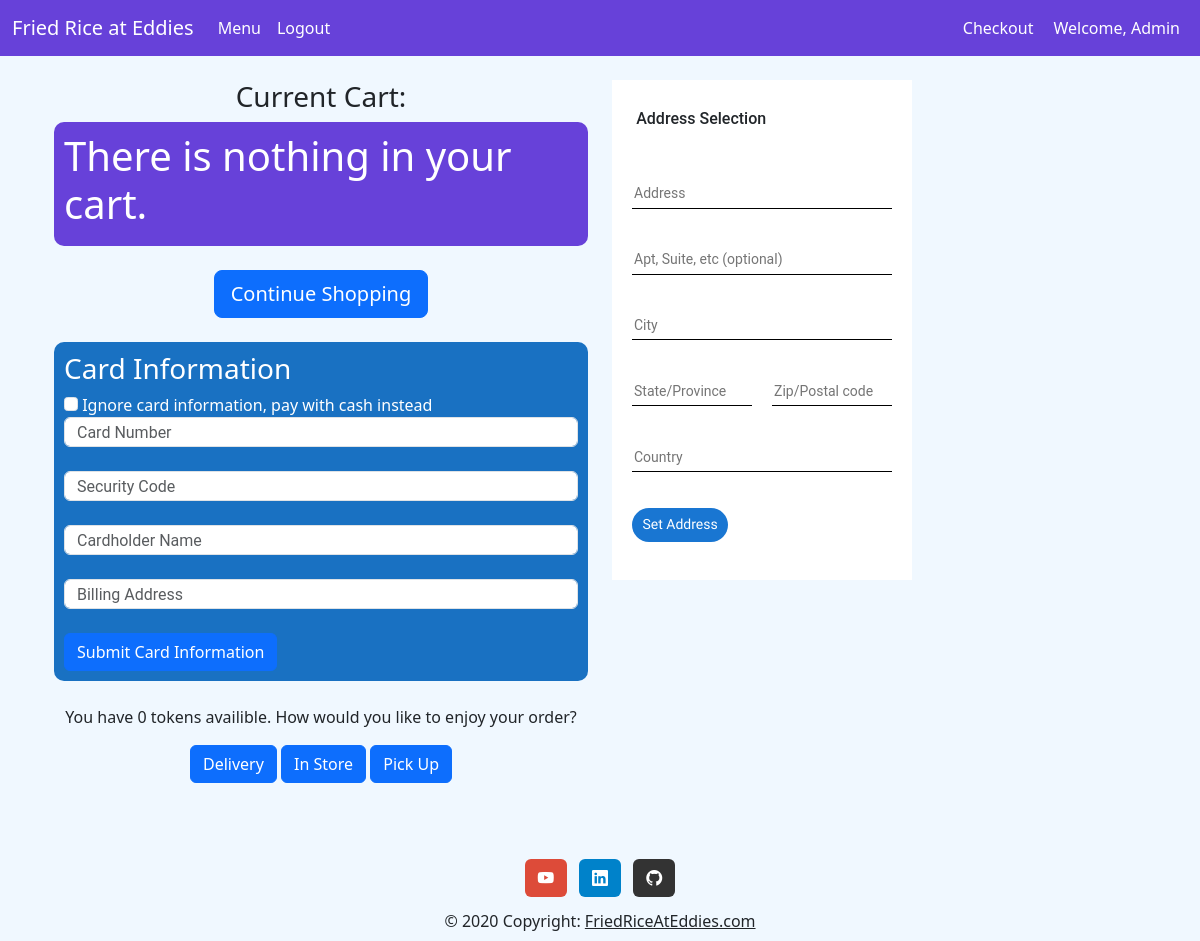
Screenshot of /checkout/ (signed in) with the database file from the repository.
### main/models.py (models this page shows, shortened)
class Way_Recieved(models.Model):
    id = models.AutoField(primary_key=True)
    type = models.CharField(max_length=20)

### checkout/views.py (the view)
# urls.py: path('', views.view_cart, name='checkout'),
def view_cart(request):
    try:
        cart_items = CartItem.objects.filter(user=Member.objects.get(user=request.user))
        member = Member.objects.get(user=request.user)
        tokens = member.tokens
    except:
        cart_items = CartItem.objects.filter(user=None)
        tokens = 0
    request.session['num_items_in_cart'] = len(cart_items)
    total_price = sum(item.item.price * item.quantity for item in cart_items)
    way_recieveds = Way_Recieved.objects.all
    return render(request, 'checkout/checkout.html', {'cart_items': cart_items, 'total_price': total_price,
                                                      'tax': "%.2f" % round((float(total_price) * 0.0697), 2),
                                                      'final_price': "%.2f" % round((float(total_price) + float(total_price) * 0.0697), 2),
                                                      'way_recieveds': way_recieveds, 'tokens': tokens})

### checkout/templates/checkout/checkout.html (shortened to what this page needs)
{% extends 'base.html' %} {% load static %}
  {% block content %}
  <body>
    <br />
    <div class="container">
      <div class="row">
        <div class="col-lg-6">
          <h3 class="text-center">Current Cart:</h3>
          <div class="checkout-section" style="background-color: #6741d9">
            {% if cart_items %} {% for i in cart_items %} {% if i.item %}
            <p>
              {{i.item.name}} (x{{i.quantity}}) Item Cost: ${{i.item.price}}
              <a
                href="{% url 'remove_from_cart' i.item.id %}"
                style="color: white; transition: color 0.3s"
                onmouseover="this.style.color='blue';"
                onmouseout="this.style.color='white';"
              >
                Remove
              </a>
            </p>
            {% endif %} {% endfor %}
            <p>Total: ${{total_price}}</p>
            <p>Tax: ${{tax}}</p>
            <p><b>Final Price: ${{final_price}}</b></p>
            {% else %}
            <h1>There is nothing in your cart.</h1>
            {% endif %}
          </div>
          <br />
          <div class="text-center">
            <a
              class="btn btn-primary btn-lg"
              href="{% url 'menu' %}"
              role="button"
            >
              Continue Shopping
            </a>
          </div>
          <br />
          <div
            class="card-section"
            style="
              border-radius: 10px;
              padding: 10px;
              background-color: #1971c2;
              color: white;
            "
          >
            <h3>Card Information</h3>
            <input
              class="form-check-input"
              type="checkbox"
              value=""
              id="cashCheckbox"
            />
            <label class="form-check-label" for="cashCheckbox">
              Ignore card information, pay with cash instead
            </label>
            <input class="form-control" type="text" placeholder="Card Number" />
            <br />
            <input
              class="form-control"
              type="text"
              placeholder="Security Code"
            />
            <br />
            <input
              class="form-control"
              type="text"
              placeholder="Cardholder Name"
            />
            <br />
            <input
              class="form-control"
              type="text"
              placeholder="Billing Address"
            />
            <br />
            <button type="button" class="btn btn-primary">
              Submit Card Information
            </button>
          </div>
          <br />
          <div class="text-center">
            <p>
              You have {{tokens}} tokens availible. How would you like to enjoy
              your order?
            </p>
            {% if way_recieveds %} {% for w in way_recieveds %}
            <a href="{% url 'process_order' w.id %}" class="btn btn-primary">
              {{w.type}}
            </a>
            {% endfor %} {% endif %}
          </div>
        </div>
        <div class="col-lg-6">{% include 'checkout/map.html' %}</div>
      </div>
    </div>
  </body>
  {% endblock %}

### friedRiceAtEddiesWebsite/templates/navbar.html (shortened to what this page needs)
<nav
  class="navbar navbar-expand-lg navbar-dark"
  style="background-color: #6741d9"
>
  <div class="container-fluid">
    <a class="navbar-brand" href="{% url 'index' %}">Fried Rice at Eddies</a>
    <div class="collapse navbar-collapse" id="navbarNav">
      <ul class="navbar-nav me-auto">
        <li class="nav-item">
          <a class="nav-link active" aria-current="page" href="{% url 'menu' %}"
            >Menu</a
          >
        </li>
        {% if user.is_authenticated %}
        <li class="nav-item">
          <form id="logout-form" method="post" action="{% url 'logout' %}">
            <button
              class="nav-link active btn btn-link"
              aria-current="page"
              type="submit"
            >
              Logout
            </button>
          </form>
        </li>
        {% endif %}
      </ul>
      <ul class="navbar-nav ms-auto d-flex align-items-center">
        <li class="nav-item">
          <a
            class="nav-link active d-flex align-items-center"
            aria-current="page"
            href="{% url 'checkout' %}"
          >
            <span class="me-1">Checkout</span>
          </a>
        </li>
        <li class="nav-item">
          {% if user.is_authenticated %}
          <a class="nav-link active"
            >Welcome, {{ request.user.username|capfirst }}</a
          >
        </li>
        {% else %}
        <li class="nav-item">
          <a class="nav-link active">Welcome, Guest</a>
        </li>
        {% endif %}
      </ul>
    </div>
  </div>
</nav>

### friedRiceAtEddiesWebsite/static/css/styles.css (style rules this page uses)
html, body { background-color: aliceblue; margin: 0; padding: 0; }
.checkout-section { border-radius: 10px; padding: 10px; background-color: #6741d9; color: white; }
.card-section { border-radius: 10px; padding: 10px; background-color: #1971c2; color: white; }

### checkout/templates/checkout/map.html (style rules this page uses)
body { margin: 0; }
input { height: 30px; }
input { border: 0; border-bottom: 1px solid black; font-size: 14px; font-family: Roboto, sans-serif; font-style: normal; font-weight: normal; }

### rows the page displays
Way_Recieved: type "Delivery"
Way_Recieved: type "In Store"
Way_Recieved: type "Pick Up"

### other values shown
{{ request.user.username|capfirst }} "Admin"
{{ tokens }} "0"
